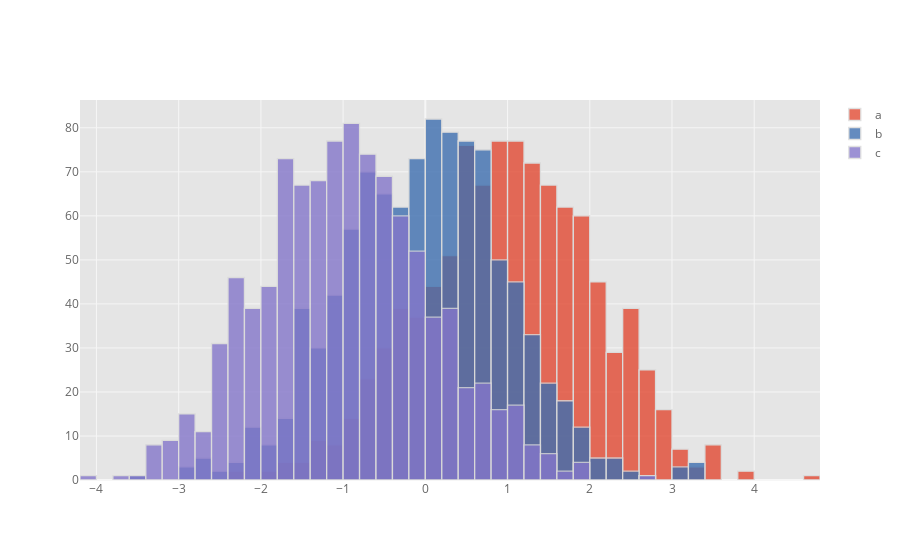

Write notebook code for a chart like this one.
### Code cell
df.iplot(kind='histogram')

### Figure 1 — Plotly figure (JSON) as saved in the notebook; plotly's stock layout.template omitted (floating-point values rounded to 4 significant figures; data arrays with more than 128 entries replaced by an {"elided": "..."} marker saying what was removed)
{"data": [{"histfunc": "count", "histnorm": "", "marker": {"color": "rgba(226, 74, 51, 1.0)", "line": {"color": "#D9D9D9", "width": 1.3}}, "name": "a", "opacity": 0.8, "orientation": "v", "type": "histogram", "x": {"elided": "1000 float values"}}, {"histfunc": "count", "histnorm": "", "marker": {"color": "rgba(62, 111, 176, 1.0)", "line": {"color": "#D9D9D9", "width": 1.3}}, "name": "b", "opacity": 0.8, "orientation": "v", "type": "histogram", "x": {"elided": "1000 float values"}}, {"histfunc": "count", "histnorm": "", "marker": {"color": "rgba(132, 118, 202, 1.0)", "line": {"color": "#D9D9D9", "width": 1.3}}, "name": "c", "opacity": 0.8, "orientation": "v", "type": "histogram", "x": {"elided": "1000 float values"}}], "layout": {"barmode": "overlay", "legend": {"bgcolor": "#FFFFFF", "font": {"color": "#666666"}}, "paper_bgcolor": "#FFFFFF", "plot_bgcolor": "#E5E5E5", "title": {"font": {"color": "#151516"}}, "xaxis": {"gridcolor": "#F6F6F6", "showgrid": true, "tickfont": {"color": "#666666"}, "title": {"font": {"color": "#666666"}, "text": ""}, "zerolinecolor": "#F6F6F6"}, "yaxis": {"gridcolor": "#F6F6F6", "showgrid": true, "tickfont": {"color": "#666666"}, "title": {"font": {"color": "#666666"}, "text": ""}, "zerolinecolor": "#F6F6F6"}}}
